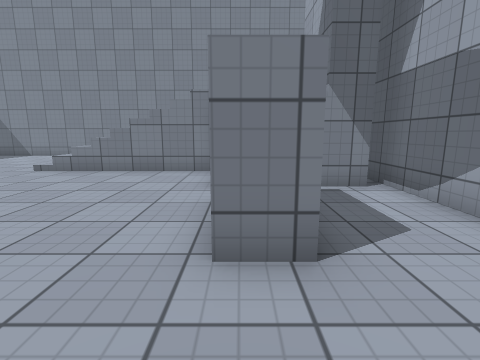
view 1 (above)

22 first-person views from a walk through a scene from a Unity 3-D project. The camera is 1.2 m above the floor, tilts 10° down and sees 85° across. The floor is counted in squares, 1 m on a side. Each view is taken from the middle of a square. On the plan, view 1 faces up. The plan holds only what a view shows up to about 12 squares ahead; the rest is blank. The player character is not drawn. Door leaves are left out, so doorways stand open. Surface patterns are stand-ins for the level's own textures.

view 2
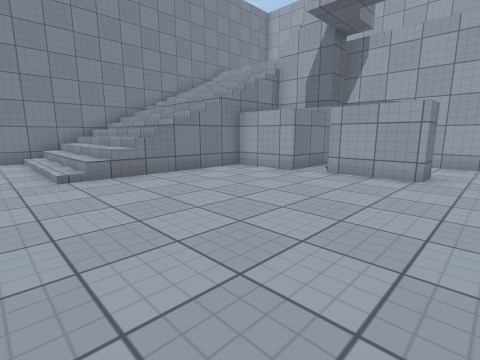

view 3
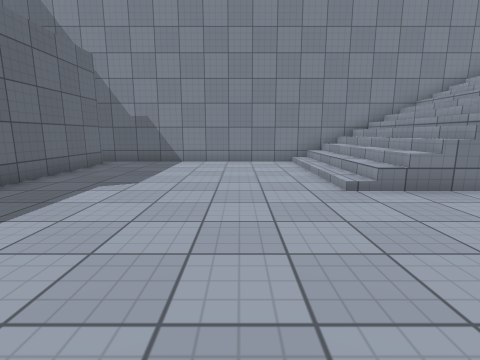

view 4
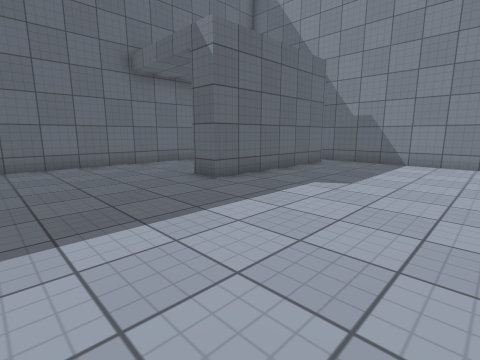

view 5
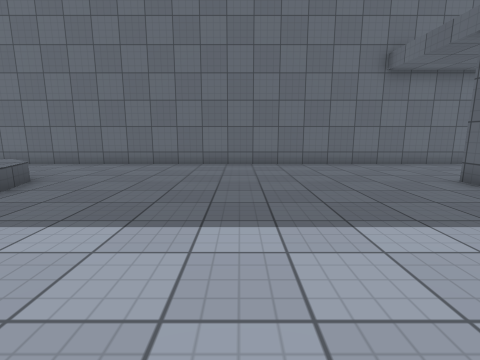

view 6
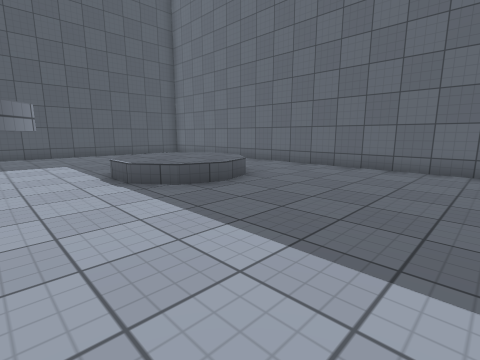

view 7
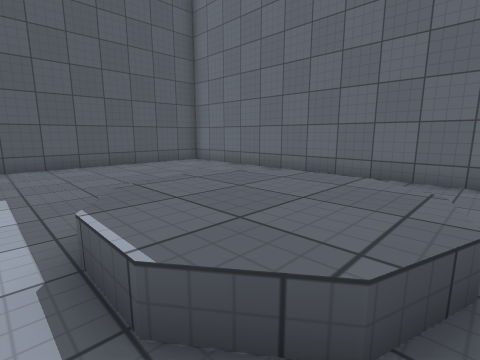

view 8
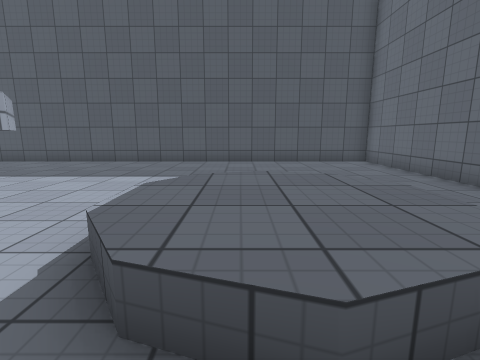

view 9
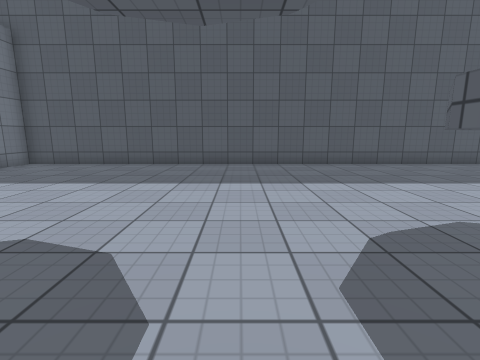

view 10
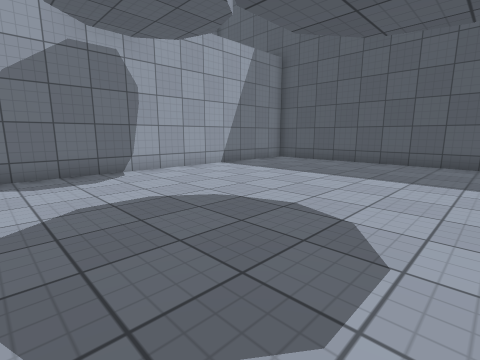

view 11
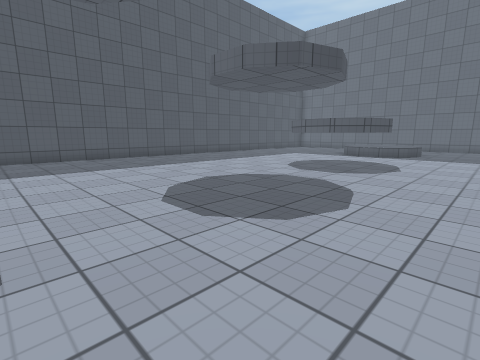

view 12
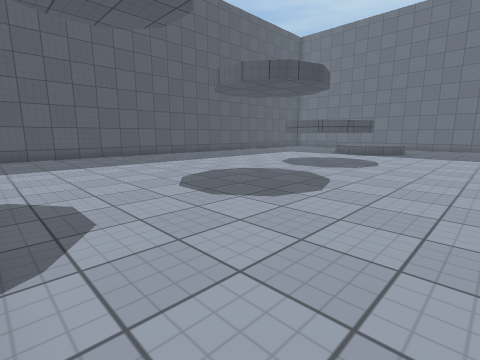

view 13
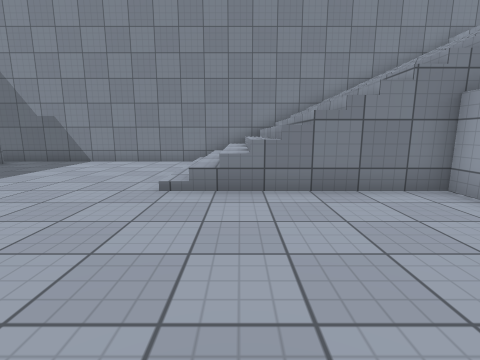

view 14
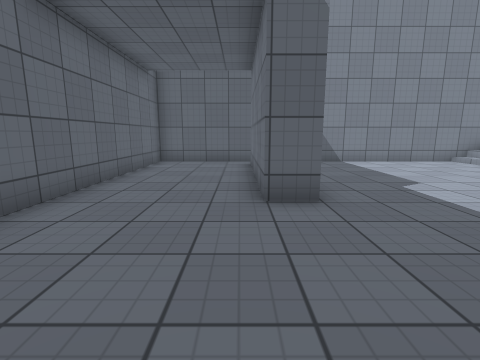

view 15
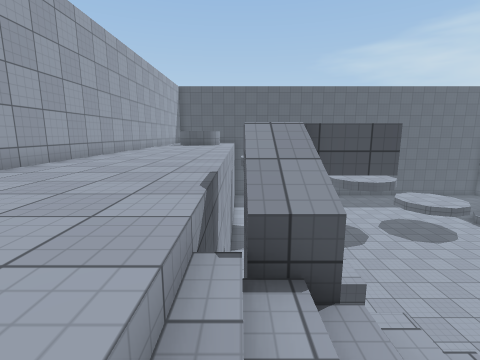

view 16
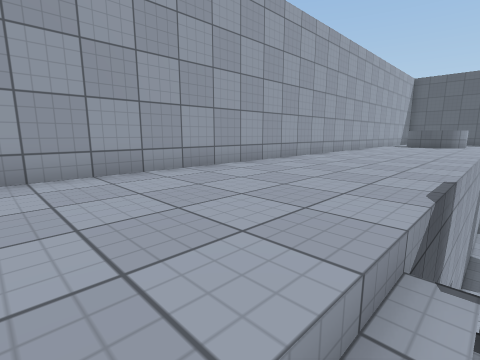

view 17
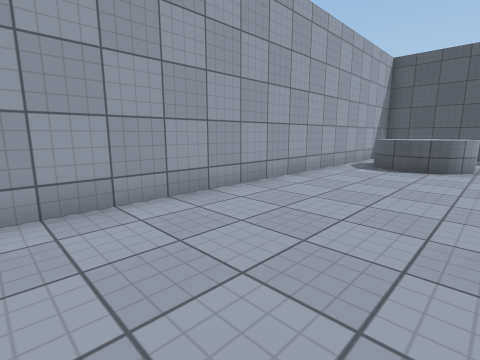

view 18
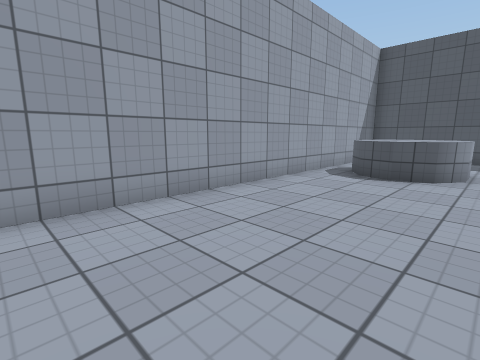

view 19
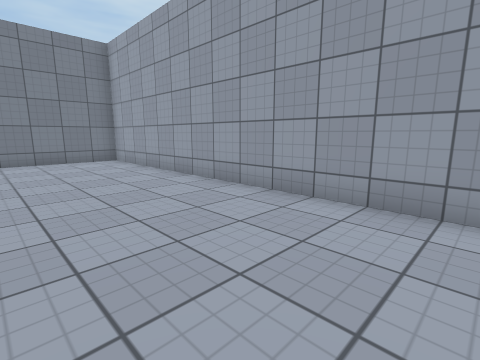

view 20
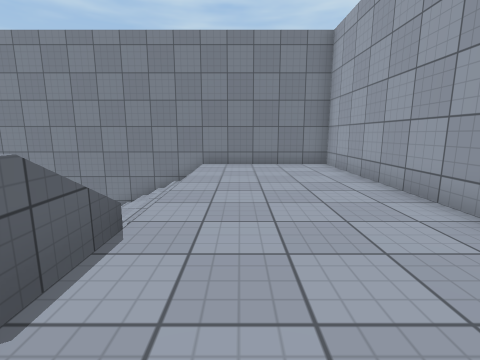

view 21
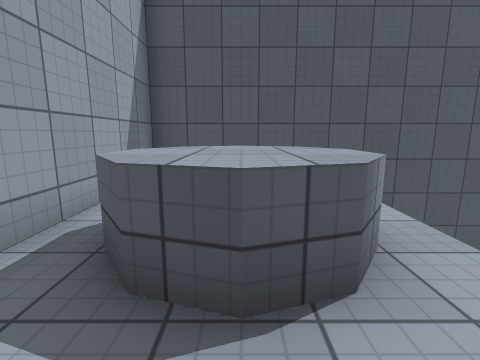

view 22
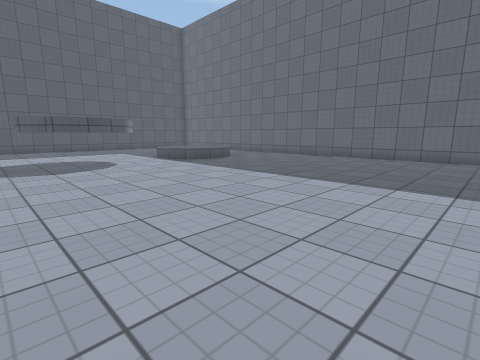

### Floor plan
Key: @ floor where view 1 was taken; # wall or solid block; x gap in a wall; . main floor; : floor 0.5 m higher than the main floor; + floor 5 m higher than the main floor; / step, stairs or slope; D open door; = window, fence, low wall or low ledge; ^ raised ledge; T thing the floor can be seen under or through.
Columns run from 20 left of view 1 to 9 right of it. Each row starts with its distance up from view 1.
 15 ##############################
 14 #.............//////////+++++#
 13 #....#........//////////+++++#
 12 #....#........//////////+++++#
 11 #....#........//////////+++++#
 10 #....#........//////////+++++#
  9 #....#........//////////+++++#
  8 #DDDD#..............#^^^+++++#
  7 #...................###^+++++#
  6 #...................###=+++++#
  5 #...................x ..+++++#
  4 #...................# ..+++++#
  3 #...................##..+++++#
  2 #.......................+++++#
  1 #.......................+++++#
  0 #...................@...+++++#
 -1 #.......................+++++#
 -2 #.......................+++++#
 -3 #....//...###...........+++++#
 -4 #.../::/.#^ ^#..........+++++#
 -5 #...::::.^   ^..........+++++#
 -6 #.. /::/.#^ ^#..........+++++#
 -7 #..  //...T T...........+++++#
 -8 #..   ..................+^^^+#
 -9 #... ...................+^^^+#
-10 #.......................+^^^+#
-11 #.......................++   #
-12 #....................... +   #
-13 #....................... +   #
-14 ##############################

Where each view was taken, in squares from view 1:
view 1: 0 up, 0 right, facing up
view 2: 1 up, 8 left, facing up-right
view 3: 3 up, 9 left, facing up
view 4: 3 up, 9 left, facing up-left
view 5: 2 up, 9 left, facing left
view 6: 2 up, 10 left, facing down-left
view 7: 3 down, 12 left, facing down-left
view 8: 2 down, 14 left, facing down
view 9: 3 down, 5 left, facing down
view 10: 2 down, 5 left, facing down-right
view 11: 0 up, 2 right, facing down-left
view 12: 1 up, 3 right, facing down-left
view 13: 3 up, 5 left, facing up
view 14: 3 up, 16 left, facing up
view 15: 11 up, 3 right, facing down
view 16: 11 up, 3 right, facing down-right
view 17: 2 up, 4 right, facing down-right
view 18: 0 up, 4 right, facing down-right
view 19: 2 up, 4 right, facing up-right
view 20: 4 up, 5 right, facing up
view 21: 6 down, 6 right, facing down
view 22: 7 up, 6 left, facing down-left
